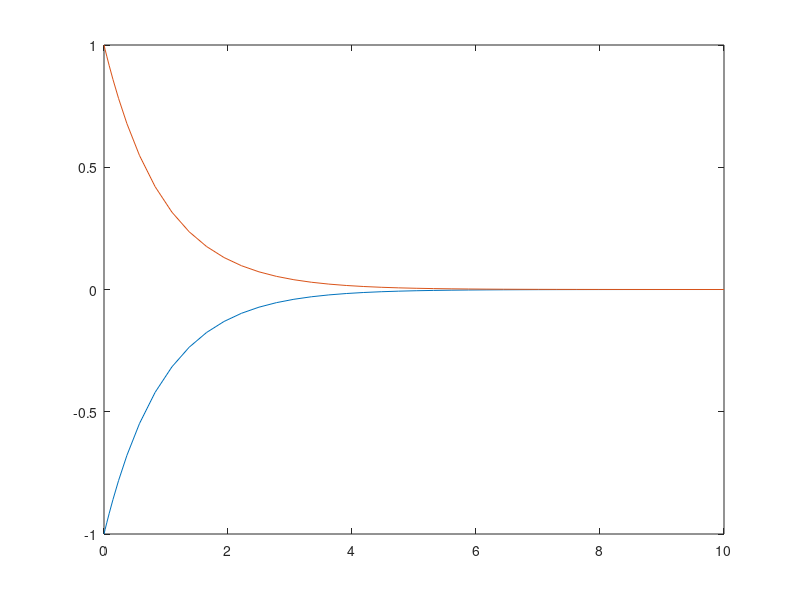
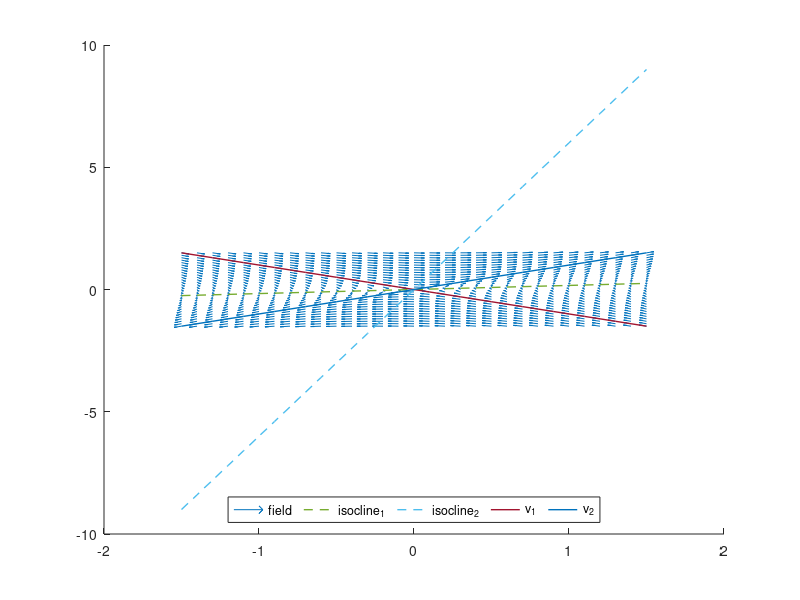

These figures' MATLAB source, in order:

y0 = [-1,1];
tspan = [0,10];
a = -0.15;
b = 0.9;

# coefficient matrix
#1
A1 = [a b;
      0 0];
#2
A2 = [a b;
      b a];
#3
A3 = [a b;
      -b -a];
#4
A4 = [a 0;
      b 0];

# love equation function
function [t,x] = system_simulation(A, tspan, y0)
    ode_sys = @(t,x) [A(1,1)*x(1)+A(1,2)*x(2);A(2,1)*x(1)+A(2,2)*x(2)]; # Définition système
    [t,x] = ode23(ode_sys, tspan, y0); # Résolution système
endfunction

A = A2; # change Ax to plot another equation
[t,x] = system_simulation(A, tspan, y0);
figure 1
plot(t,x)


# Calculer les isoclines
function [isocline_1,isocline_2] = compute_isoclines(A,line_range)
    isocline_1 = -(A(1,1)/A(1,2)) * line_range;
    isocline_2 = -(A(2,1)/A(2,2)) * line_range;
endfunction

function [line_range,isocline_1,isocline_2] = plot_isoclines(A)
    line_range = -1.5:.1:1.5;
    [isocline_1,isocline_2] = compute_isoclines(A,line_range);
endfunction

# eigenlines
function [eigenline_1,eigenline_2,V] = compute_eigenlines(A,line_range)
    [V,L] = eig(A);
    eigenline_1 = (V(2,1)/V(1,1)) * line_range;
    eigenline_2 = (V(2,2)/V(1,2)) * line_range;
endfunction

function [line_range,eigenline_1,eigenline_2] = plot_eigenlines(A)
    line_range = -1.5:.1:1.5;
    [eigenline_1,eigenline_2,V] = compute_eigenlines(A,line_range);
endfunction

# 4. Portrait de phase complet
function [x1,x2,x1p,x2p] = plot_portrait_phase_complete(A)
    #grid for plotting
    x1range=-1.5:.1:1.5;
    x2range=-1.5:.1:1.5;
    [x1,x2] = meshgrid(x1range, x2range);

    # Define the system to plot (based on matrix A)
    x1p = A(1,1)*x1+A(1,2)*x2;
    x2p = A(2,1)*x1+A(2,2)*x2;

    #Normalize values for plotting
    norms=sqrt(x1p.^2+x2p.^2);

    [eigenline_1,eigenline_2,V] = compute_eigenlines(A,x1range);
    [isocline_1,isocline_2] = compute_isoclines(A,x1range);

    # Vector field plot
    hold on;
    quiver(x1,x2,x1p./norms,x2p./norms,0.5);
    # Isoclines
    plot(x1range,isocline_1,"linewidth",1,'LineStyle','--');
    plot(x1range,isocline_2,"linewidth",1,'LineStyle','--');
    # Vecteurs propres
    plot(x1range,eigenline_1,"linewidth",1);
    plot(x1range,eigenline_2,"linewidth",1);
    legend("field","isocline_1","isocline_2","v_1","v_2","location","south","orientation", "horizontal");
endfunction

# display portrait de phases
figure 2
[x1,x2,x1p,x2p] = plot_portrait_phase_complete(A);








